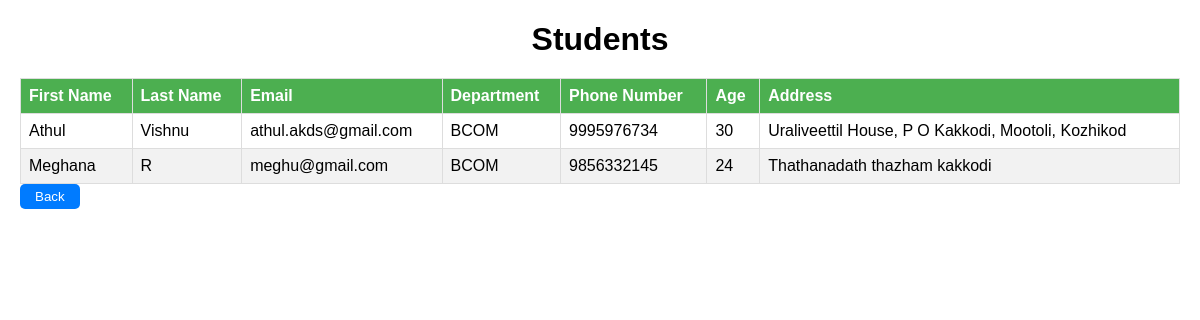
Page /view_students_by_dep/1/ on the committed database.
### Home/models.py (models this page shows, shortened)
class Student(models.Model):
    user = models.OneToOneField(User, on_delete=models.CASCADE)
    department = models.ForeignKey(Department, on_delete=models.CASCADE)
    first_name = models.CharField(max_length=50)
    last_name = models.CharField(max_length=50)
    email = models.EmailField(max_length=50)
    phone_number = models.IntegerField()
    age = models.IntegerField()
    address = models.CharField(max_length=50)

class Department(models.Model):
    Department_name=models.CharField(max_length=50)

### Home/views.py (the view)
# urls.py: path('view_students_by_dep/<int:department_id>/',views.view_students_by_dep,name='view_students_by_dep'),
def view_students_by_dep(request, department_id):
    if department_id:
        department = Department.objects.get(id=department_id)
        students = Student.objects.filter(department=department)
    return render(request, 'view_students.html', {'students': students, 'department_id': department_id})

### Home/templates/view_students.html (shortened to what this page needs)
<!DOCTYPE html>
<html>
  <head>
  </head>
  <body>
    <h1>Students</h1>
    <table border="1px" width="50%">
      <thead>
        <tr>
          <th>First Name</th>
          <th>Last Name</th>
          <th>Email</th>
          <th>Department</th>
          <th>Phone Number</th>
          <th>Age</th>
          <th>Address</th>
        </tr>
      </thead>
      <tbody>
        {% for student in students %}
        <tr>
          <td>{{ student.first_name }}</td>
          <td>{{ student.last_name }}</td>
          <td>{{ student.email }}</td>
          <td>{{ student.department.Department_name }}</td>
          <td>{{ student.phone_number }}</td>
          <td>{{ student.age }}</td>
          <td>{{ student.address }}</td>
        </tr>
        {% endfor %}
      </tbody>
    </table>
    <a href="/home/"><button>Back</button></a>
  </body>
</html>

### Home/templates/view_students.html (style rules this page uses)
body { font-family: Arial, sans-serif; margin: 20px; }
h1 { text-align: center; margin-bottom: 20px; }
table { width: 100%; border-collapse: collapse; margin: auto; }
th, td { border: 1px solid #ddd; padding: 8px; text-align: left; }
th { background-color: #4caf50; color: white; }
tr:nth-child(even) { background-color: #f2f2f2; }
button { padding: 5px 15px; background-color: #007bff; border: none; color: white; cursor: pointer; border-radius: 5px; }

### rows in the picture
Student: first_name "Athul", last_name "Vishnu", email "athul.akds@gmail.com", department.Department_name "BCOM", phone_number "9995976734", age "30", address "Uraliveettil House, P O Kakkodi, Mootoli, Kozhikod"
Student: first_name "Meghana", last_name "R", email "meghu@gmail.com", department.Department_name "BCOM", phone_number "9856332145", age "24", address "Thathanadath thazham kakkodi"
